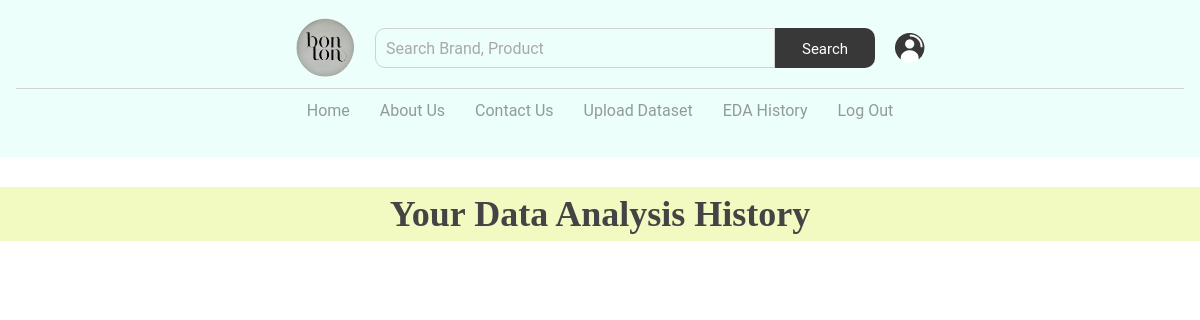
/data/history/ (signed in), run on an earlier commit of the app's database.
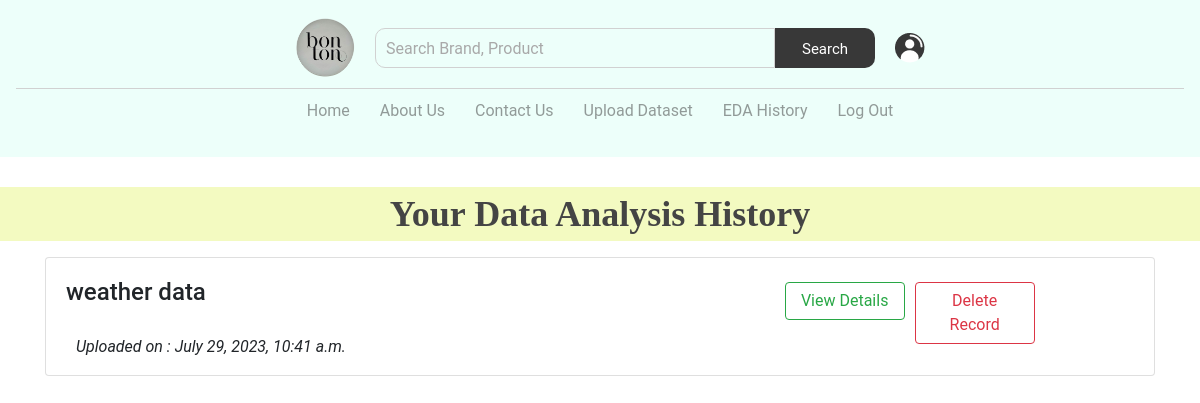
And on a later commit of the database.
### EDA/models.py (models this page shows, shortened)
class Dataset(models.Model):
    dataset_id = models.AutoField(primary_key=True)
    user = models.ForeignKey(settings.AUTH_USER_MODEL, on_delete=models.CASCADE)
    dataset_name = models.CharField(max_length=100)
    uploaded_file = models.FileField(upload_to='datasets/')
    uploaded_date = models.DateTimeField(auto_now_add=True)

### EDA/views.py (the view)
# urls.py: path('history/',History,name="history"),
@login_required(login_url='login')
def History(request):
    datasets = Dataset.objects.filter(user = request.user)[::-1]
    context = {
        'datasets':datasets,
    }
    return render(request, 'analysis/history.html',context)

### templates/analysis/history.html (shortened to what this page needs)
{% extends 'base.html' %}
{% load static %}
{% block content %}
<div class="heading">
    <p class="order-successful-text"> Your Data Analysis History </p>
</div>
{% for data in datasets %}
<div class="container">
    <div class="card m-3 mx-auto" style="width: 100%;">
        <div class="row no-gutters">
            <div class="col-md-8">
                <div class="card-body">
                    <h4>{{data.dataset_name}}</h4>
                </div>
                <p style="margin-left: 30px; margin-top: 0;"><i> Uploaded on : {{data.uploaded_date}}</i></p>
            </div>
            <div class="col-md-4 d-flex my-4">
                <button type="button" class="btn btn-outline-success" style="width: 10vw; height: max-content;">View
                    Details</button>
                <button type="button" class="btn btn-outline-danger"
                    style="width: 10vw; margin-left: 10px; margin-right: 20px; height: max-content;">Delete
                    Record</button>
            </div>
        </div>
    </div>
</div>
{% endfor %}
{% endblock %}

What changed in the data, as far as the page shows it:
added Dataset: dataset_name "weather data", uploaded_date "July 29, 2023, 10:41 a.m."
